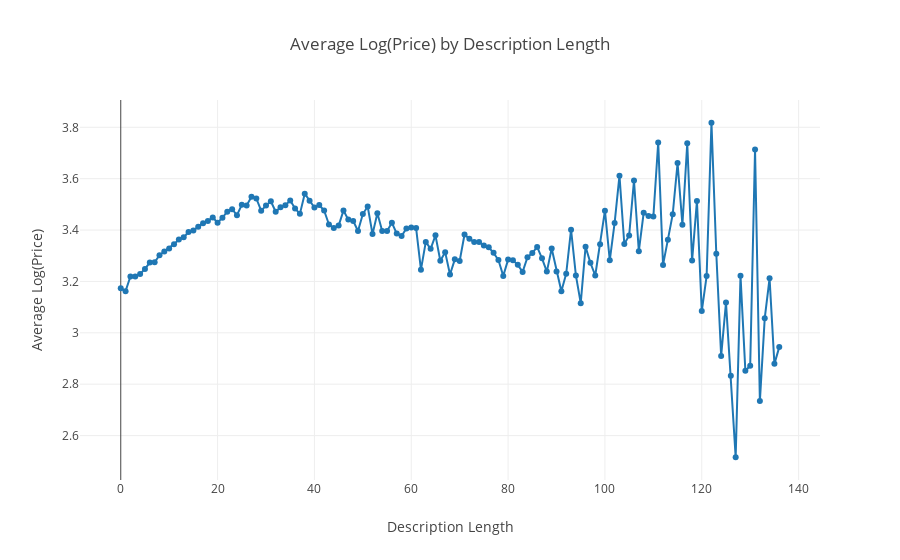

Notebook source saved alongside this figure:
### Code cell
trace1 = go.Scatter(x=df['desc_len'],
                   y=np.log(df['price'] + 1),
                   mode='lines+markers',
                   name='lines+markers')
layout = dict(title='Average Log(Price) by Description Length',
             yaxis=dict(title='Average Log(Price)'),
             xaxis=dict(title='Description Length'))
fig = dict(data=[trace1], layout=layout)
py.iplot(fig)

### Figure 1 — Plotly figure (JSON) as saved in the notebook; plotly's stock layout.template omitted (floating-point values rounded to 4 significant figures; data arrays with more than 128 entries replaced by an {"elided": "..."} marker saying what was removed)
{"data": [{"mode": "lines+markers", "name": "lines+markers", "type": "scatter", "uid": "67339982-834d-49bd-9074-04ada14e2a53", "x": {"elided": "137 int values"}, "y": {"elided": "137 float values"}}], "layout": {"title": {"text": "Average Log(Price) by Description Length"}, "xaxis": {"title": {"text": "Description Length"}}, "yaxis": {"title": {"text": "Average Log(Price)"}}}}
